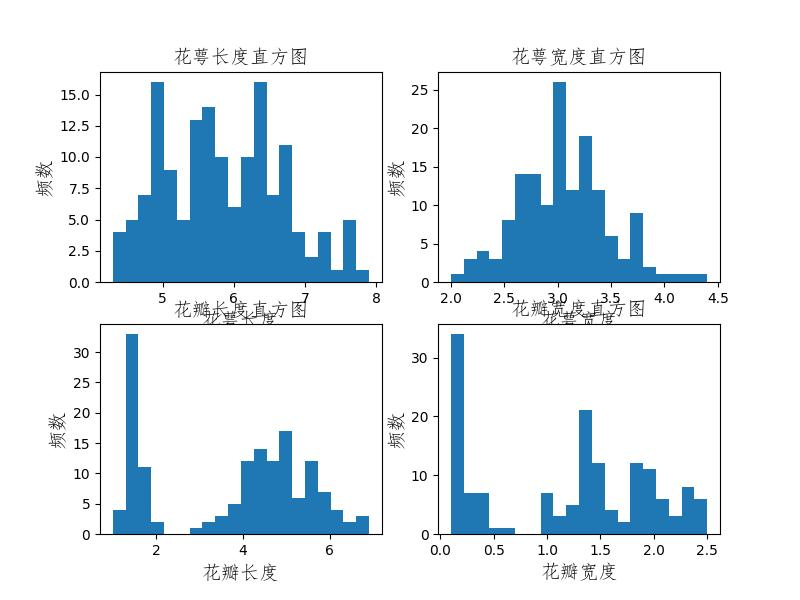

This chart was generated by the following Python code:
#!/usr/bin/env python3
# -*- coding: utf-8 -*-
# @Time: 2025/6/26 11:11
# @Author: ms169
import numpy as np
import matplotlib.pyplot as plt

data = np.loadtxt("../data_20250625/iris_scatter.csv", delimiter=",", dtype=float)

plt.figure(figsize=(8, 6))

# 绘制花萼长度的直方图
plt.subplot(2, 2, 1)
n, bins, patches = plt.hist(data[:, 0], bins=20)
plt.xlabel("花萼长度", fontproperties="FangSong", fontsize=14)
plt.ylabel("频数", fontproperties="FangSong", fontsize=14)
plt.title("花萼长度直方图", fontproperties="FangSong", fontsize=14)
print("花萼长度直方图的频数：", n)
print("花萼长度直方图的区间：", bins)

# 绘制花萼宽度的直方图
plt.subplot(2, 2, 2)
n, bins, patches = plt.hist(data[:, 1], bins=20)
plt.xlabel("花萼宽度", fontproperties="FangSong", fontsize=14)
plt.ylabel("频数", fontproperties="FangSong", fontsize=14)
plt.title("花萼宽度直方图", fontproperties="FangSong", fontsize=14)
print("花萼宽度直方图的频数：", n)
print("花萼宽度直方图的区间：", bins)

# 绘制花瓣长度的直方图
plt.subplot(2, 2, 3)
n, bins, patches = plt.hist(data[:, 2], bins=20)
plt.xlabel("花瓣长度", fontproperties="FangSong", fontsize=14)
plt.ylabel("频数", fontproperties="FangSong", fontsize=14)
plt.title("花瓣长度直方图", fontproperties="FangSong", fontsize=14)
print("花瓣长度直方图的频数：", n)
print("花瓣长度直方图的区间：", bins)

# 绘制花瓣宽度的直方图
plt.subplot(2, 2, 4)
n, bins, patches = plt.hist(data[:, 3], bins=20)
plt.xlabel("花瓣宽度", fontproperties="FangSong", fontsize=14)
plt.ylabel("频数", fontproperties="FangSong", fontsize=14)
plt.title("花瓣宽度直方图", fontproperties="FangSong", fontsize=14)
print("花瓣宽度直方图的频数：", n)
print("花瓣宽度直方图的区间：", bins)

plt.savefig("8-2.jpg")
plt.tight_layout()
plt.show()
